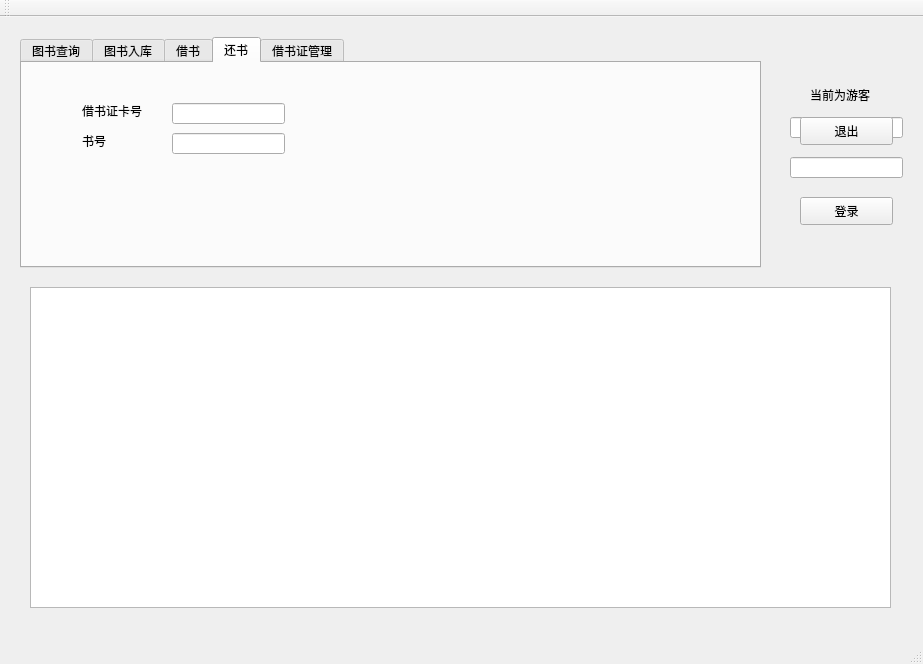
<?xml version="1.0" encoding="UTF-8"?>
<ui version="4.0">
 <class>MainWindow</class>
 <widget class="QMainWindow" name="MainWindow">
  <property name="geometry">
   <rect>
    <x>0</x>
    <y>0</y>
    <width>923</width>
    <height>664</height>
   </rect>
  </property>
  <property name="windowTitle">
   <string>MainWindow</string>
  </property>
  <widget class="QWidget" name="centralWidget">
   <widget class="QLineEdit" name="lineEdit_UN">
    <property name="geometry">
     <rect>
      <x>790</x>
      <y>100</y>
      <width>113</width>
      <height>21</height>
     </rect>
    </property>
   </widget>
   <widget class="QLineEdit" name="lineEdit_PW">
    <property name="geometry">
     <rect>
      <x>790</x>
      <y>140</y>
      <width>113</width>
      <height>21</height>
     </rect>
    </property>
   </widget>
   <widget class="QPushButton" name="pushButton_login">
    <property name="geometry">
     <rect>
      <x>800</x>
      <y>180</y>
      <width>93</width>
      <height>28</height>
     </rect>
    </property>
    <property name="text">
     <string>登录</string>
    </property>
   </widget>
   <widget class="QTableView" name="tableView">
    <property name="geometry">
     <rect>
      <x>30</x>
      <y>270</y>
      <width>861</width>
      <height>321</height>
     </rect>
    </property>
   </widget>
   <widget class="QLabel" name="label_role">
    <property name="geometry">
     <rect>
      <x>810</x>
      <y>70</y>
      <width>81</width>
      <height>16</height>
     </rect>
    </property>
    <property name="text">
     <string>当前为游客</string>
    </property>
   </widget>
   <widget class="QPushButton" name="pushButton_quit">
    <property name="geometry">
     <rect>
      <x>800</x>
      <y>100</y>
      <width>93</width>
      <height>28</height>
     </rect>
    </property>
    <property name="text">
     <string>退出</string>
    </property>
   </widget>
   <widget class="QTabWidget" name="tabWidget">
    <property name="geometry">
     <rect>
      <x>20</x>
      <y>20</y>
      <width>741</width>
      <height>231</height>
     </rect>
    </property>
    <property name="toolTip">
     <string>&lt;html&gt;&lt;head/&gt;&lt;body&gt;&lt;p&gt;图书查询&lt;/p&gt;&lt;/body&gt;&lt;/html&gt;</string>
    </property>
    <property name="currentIndex">
     <number>3</number>
    </property>
    <widget class="QWidget" name="tab_select">
     <property name="toolTip">
      <string>&lt;html&gt;&lt;head/&gt;&lt;body&gt;&lt;p&gt;xx&lt;/p&gt;&lt;/body&gt;&lt;/html&gt;</string>
     </property>
     <property name="accessibleName">
      <string/>
     </property>
     <attribute name="title">
      <string>图书查询</string>
     </attribute>
     <widget class="QLineEdit" name="lineEdit_price1">
      <property name="geometry">
       <rect>
        <x>410</x>
        <y>130</y>
        <width>41</width>
        <height>21</height>
       </rect>
      </property>
     </widget>
     <widget class="QLineEdit" name="lineEdit_category">
      <property name="geometry">
       <rect>
        <x>40</x>
        <y>70</y>
        <width>113</width>
        <height>21</height>
       </rect>
      </property>
     </widget>
     <widget class="QLineEdit" name="lineEdit_title">
      <property name="geometry">
       <rect>
        <x>210</x>
        <y>70</y>
        <width>113</width>
        <height>21</height>
       </rect>
      </property>
     </widget>
     <widget class="QLineEdit" name="lineEdit_price2">
      <property name="geometry">
       <rect>
        <x>480</x>
        <y>130</y>
        <width>41</width>
        <height>21</height>
       </rect>
      </property>
     </widget>
     <widget class="QLabel" name="label_press">
      <property name="geometry">
       <rect>
        <x>460</x>
        <y>40</y>
        <width>72</width>
        <height>15</height>
       </rect>
      </property>
      <property name="text">
       <string>出版社</string>
      </property>
     </widget>
     <widget class="QLineEdit" name="lineEdit_press">
      <property name="geometry">
       <rect>
        <x>410</x>
        <y>70</y>
        <width>113</width>
        <height>21</height>
       </rect>
      </property>
     </widget>
     <widget class="QLabel" name="label_year">
      <property name="geometry">
       <rect>
        <x>60</x>
        <y>110</y>
        <width>72</width>
        <height>15</height>
       </rect>
      </property>
      <property name="text">
       <string>年份</string>
      </property>
     </widget>
     <widget class="QLabel" name="label_author">
      <property name="geometry">
       <rect>
        <x>230</x>
        <y>100</y>
        <width>72</width>
        <height>15</height>
       </rect>
      </property>
      <property name="text">
       <string>作者</string>
      </property>
     </widget>
     <widget class="QLineEdit" name="lineEdit_author">
      <property name="geometry">
       <rect>
        <x>210</x>
        <y>130</y>
        <width>113</width>
        <height>21</height>
       </rect>
      </property>
     </widget>
     <widget class="QLabel" name="label_between2">
      <property name="geometry">
       <rect>
        <x>460</x>
        <y>130</y>
        <width>16</width>
        <height>16</height>
       </rect>
      </property>
      <property name="text">
       <string>-</string>
      </property>
     </widget>
     <widget class="QLabel" name="label_price">
      <property name="geometry">
       <rect>
        <x>410</x>
        <y>100</y>
        <width>72</width>
        <height>15</height>
       </rect>
      </property>
      <property name="text">
       <string>价格</string>
      </property>
     </widget>
     <widget class="QLabel" name="label_between1">
      <property name="geometry">
       <rect>
        <x>90</x>
        <y>130</y>
        <width>16</width>
        <height>16</height>
       </rect>
      </property>
      <property name="text">
       <string>-</string>
      </property>
     </widget>
     <widget class="QLineEdit" name="lineEdit_year2">
      <property name="geometry">
       <rect>
        <x>110</x>
        <y>130</y>
        <width>41</width>
        <height>21</height>
       </rect>
      </property>
     </widget>
     <widget class="QLabel" name="label_category">
      <property name="geometry">
       <rect>
        <x>60</x>
        <y>40</y>
        <width>72</width>
        <height>15</height>
       </rect>
      </property>
      <property name="text">
       <string>类别</string>
      </property>
     </widget>
     <widget class="QLineEdit" name="lineEdit_year1">
      <property name="geometry">
       <rect>
        <x>40</x>
        <y>130</y>
        <width>41</width>
        <height>21</height>
       </rect>
      </property>
     </widget>
     <widget class="QLabel" name="label_title">
      <property name="geometry">
       <rect>
        <x>240</x>
        <y>40</y>
        <width>72</width>
        <height>15</height>
       </rect>
      </property>
      <property name="text">
       <string>书名</string>
      </property>
     </widget>
     <widget class="QPushButton" name="pushButton_book_select">
      <property name="geometry">
       <rect>
        <x>470</x>
        <y>160</y>
        <width>93</width>
        <height>28</height>
       </rect>
      </property>
      <property name="text">
       <string>查询</string>
      </property>
     </widget>
    </widget>
    <widget class="QWidget" name="tab_insert">
     <attribute name="title">
      <string>图书入库</string>
     </attribute>
    </widget>
    <widget class="QWidget" name="tab_borrow">
     <attribute name="title">
      <string>借书</string>
     </attribute>
     <widget class="QLabel" name="label_borrow_cno">
      <property name="geometry">
       <rect>
        <x>30</x>
        <y>40</y>
        <width>72</width>
        <height>15</height>
       </rect>
      </property>
      <property name="text">
       <string>借书证卡号</string>
      </property>
     </widget>
     <widget class="QLabel" name="label_borrow_bno">
      <property name="geometry">
       <rect>
        <x>30</x>
        <y>70</y>
        <width>72</width>
        <height>15</height>
       </rect>
      </property>
      <property name="text">
       <string>书号</string>
      </property>
     </widget>
     <widget class="QLineEdit" name="lineEdit_borrow_cno">
      <property name="geometry">
       <rect>
        <x>120</x>
        <y>40</y>
        <width>113</width>
        <height>21</height>
       </rect>
      </property>
     </widget>
     <widget class="QLineEdit" name="lineEdit_borrow_bno">
      <property name="geometry">
       <rect>
        <x>120</x>
        <y>70</y>
        <width>113</width>
        <height>21</height>
       </rect>
      </property>
     </widget>
    </widget>
    <widget class="QWidget" name="tab_return">
     <attribute name="title">
      <string>还书</string>
     </attribute>
     <widget class="QLineEdit" name="lineEdit_return_bno">
      <property name="geometry">
       <rect>
        <x>150</x>
        <y>70</y>
        <width>113</width>
        <height>21</height>
       </rect>
      </property>
     </widget>
     <widget class="QLabel" name="label_return_bno">
      <property name="geometry">
       <rect>
        <x>60</x>
        <y>70</y>
        <width>72</width>
        <height>15</height>
       </rect>
      </property>
      <property name="text">
       <string>书号</string>
      </property>
     </widget>
     <widget class="QLineEdit" name="lineEdit_borrow_cno_2">
      <property name="geometry">
       <rect>
        <x>150</x>
        <y>40</y>
        <width>113</width>
        <height>21</height>
       </rect>
      </property>
     </widget>
     <widget class="QLabel" name="label_return_cno">
      <property name="geometry">
       <rect>
        <x>60</x>
        <y>40</y>
        <width>72</width>
        <height>15</height>
       </rect>
      </property>
      <property name="text">
       <string>借书证卡号</string>
      </property>
     </widget>
    </widget>
    <widget class="QWidget" name="tab_card">
     <attribute name="title">
      <string>借书证管理</string>
     </attribute>
     <widget class="QLineEdit" name="lineEdit_card_cno">
      <property name="geometry">
       <rect>
        <x>150</x>
        <y>40</y>
        <width>113</width>
        <height>21</height>
       </rect>
      </property>
     </widget>
     <widget class="QLabel" name="label_card_cno">
      <property name="geometry">
       <rect>
        <x>60</x>
        <y>40</y>
        <width>72</width>
        <height>15</height>
       </rect>
      </property>
      <property name="text">
       <string>借书证卡号</string>
      </property>
     </widget>
     <widget class="QPushButton" name="pushButton">
      <property name="geometry">
       <rect>
        <x>50</x>
        <y>140</y>
        <width>93</width>
        <height>28</height>
       </rect>
      </property>
      <property name="text">
       <string>删除</string>
      </property>
     </widget>
     <widget class="QPushButton" name="pushButton_2">
      <property name="geometry">
       <rect>
        <x>180</x>
        <y>140</y>
        <width>93</width>
        <height>28</height>
       </rect>
      </property>
      <property name="text">
       <string>增加</string>
      </property>
     </widget>
    </widget>
   </widget>
  </widget>
  <widget class="QMenuBar" name="menuBar">
   <property name="geometry">
    <rect>
     <x>0</x>
     <y>0</y>
     <width>923</width>
     <height>26</height>
    </rect>
   </property>
  </widget>
  <widget class="QToolBar" name="mainToolBar">
   <attribute name="toolBarArea">
    <enum>TopToolBarArea</enum>
   </attribute>
   <attribute name="toolBarBreak">
    <bool>false</bool>
   </attribute>
  </widget>
  <widget class="QStatusBar" name="statusBar"/>
 </widget>
 <layoutdefault spacing="6" margin="11"/>
 <resources/>
 <connections/>
</ui>
